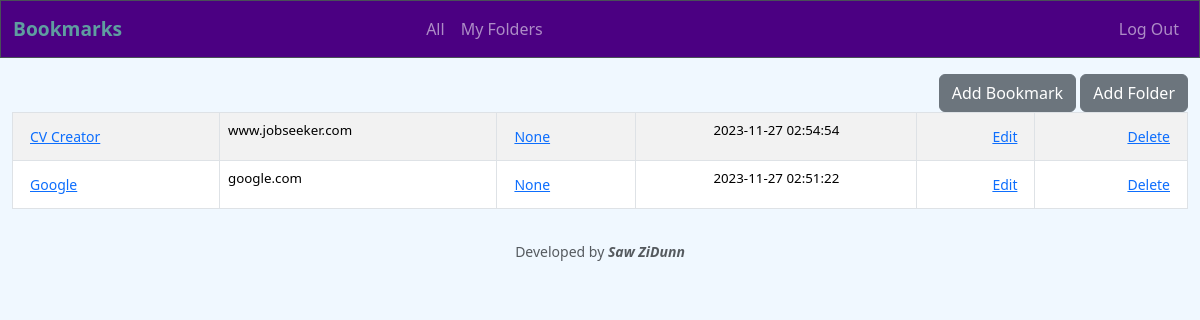
Page / (signed in) on the earlier database version.
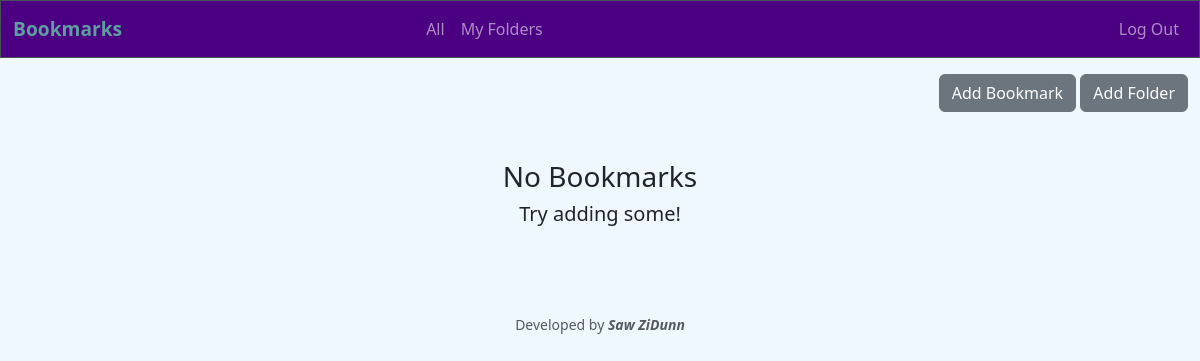
Same page on the later database version.
### tables this page shows
CREATE TABLE bookmarks (
    id INTEGER PRIMARY KEY AUTOINCREMENT NOT NULL,
    name TEXT NOT NULL,
    url TEXT NOT NULL,
    folder_id INTEGER DEFAULT NULL,
    user_id INTEGER NOT NULL,
    time DATETIME NOT NULL,
    FOREIGN KEY (folder_id) REFERENCES folders(id),
    FOREIGN KEY (user_id) REFERENCES users(id)
);

CREATE TABLE folders ( id INTEGER PRIMARY KEY AUTOINCREMENT,
    user_id INTEGER NOT NULL,
    name TEXT NOT NULL,
    time DATETIME NOT NULL,
    FOREIGN KEY (user_id) REFERENCES users(id)
);

### app.py (the view)
@app.route("/", methods=["GET", "POST"])
@login_required
def index():
    bookmarks: list = db.execute(
        "SELECT name, url, id, folder_id, time FROM bookmarks WHERE user_id=? ORDER BY time DESC",
        session["user_id"])
    for dic in bookmarks:
        dic["folder_name"] = db.execute("SELECT name FROM folders WHERE id=? and user_id=?", dic["folder_id"], session["user_id"])[0]["name"]
        del dic['folder_id']
    if request.form.get("specific"):
        bookmarks = [bookmark for bookmark in bookmarks if bookmark["folder_name"] == request.form.get("specific")]
    return render_template("index.html", bookmarks=bookmarks)

### app.py (called while the page is built)
@app.after_request
def after_request(response):
    response.headers["Cache-Control"] = "no-cache, no-store, must-revalidate"
    response.headers["Expires"] = 0
    response.headers["Pragma"] = "no-cache"
    return response

### helpers.py (called while the page is built)
def login_required(f):
    @wraps(f)
    def decorated_function(*args, **kwargs):
        if session.get("user_id") is None:
            return redirect("/login")
        return f(*args, **kwargs)
    return decorated_function

def shorten_url(long_url):
    pattern = re.compile(r'(?:https?://)?([a-zA-Z0-9.-]+)')
    match = pattern.match(long_url)
    base_home_page = match.group(1) if match else None
    return base_home_page

### templates/index.html (shortened to what this page needs)
{% extends "layout.html" %}
{% block main %}
    {% if not bookmarks %}
        <div class="container-fluid py-5 text-center">
                <h3>No Bookmarks</h3>
                <h5>Try adding some!</h5>
        </div>
    {% endif %}
    <table class="table table-striped table-bordered" style="font-size: smaller">
        <tbody>
            {% for bookmark in bookmarks %}
                <tr>
                    <td class="text-start">
                        <button  class="btn btn-link btn-sm" onclick="goto('{{ bookmark.url }}')" >{{ bookmark.name }}</button>
                    </td>
                    <td class="text-start">{{ bookmark.url|shorten_url }}</td>
                    <td class="text-start">
                        <form action="/" method="post">
                            <button  class="btn btn-link btn-sm" type="submit">{{ bookmark.folder_name }}</button>
                        </form>
                    </td>
                    <td>{{ bookmark.time }}</td>
                    <td class="text-end">
                        <button type="button" data-bs-toggle="modal"
                        data-bs-target="#edit_bookmark_{{ loop.index }}" class="btn btn-link btn-sm">Edit</button>
                    </td>
                    <td class="text-end">
                        <button type="button" data-bs-toggle="modal"
                        data-bs-target="#delete_bookmark_{{ loop.index }}" class="btn btn-link btn-sm">Delete</button>
                    </td>
                </tr>
            {% endfor %}
        </tbody>
    </table>
{% endblock %}

Differences in the rows shown:
removed bookmarks: name "CV Creator", url|shorten_url "www.jobseeker.com", folder_name "None", time "2023-11-27 02:54:54"
removed bookmarks: name "Google", url|shorten_url "google.com", folder_name "None", time "2023-11-27 02:51:22"
Other differences:
text now shown: "No Bookmarks Try adding some!"
